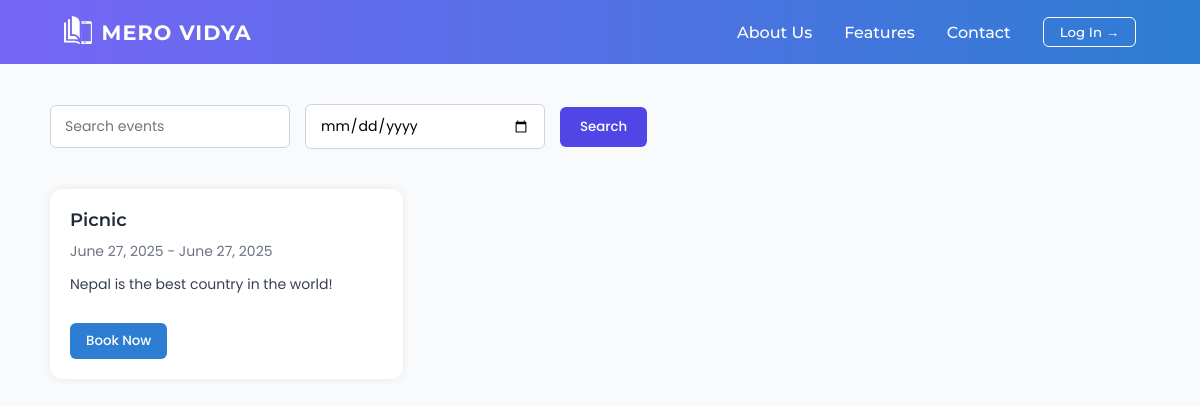
Before: / with the older database file.
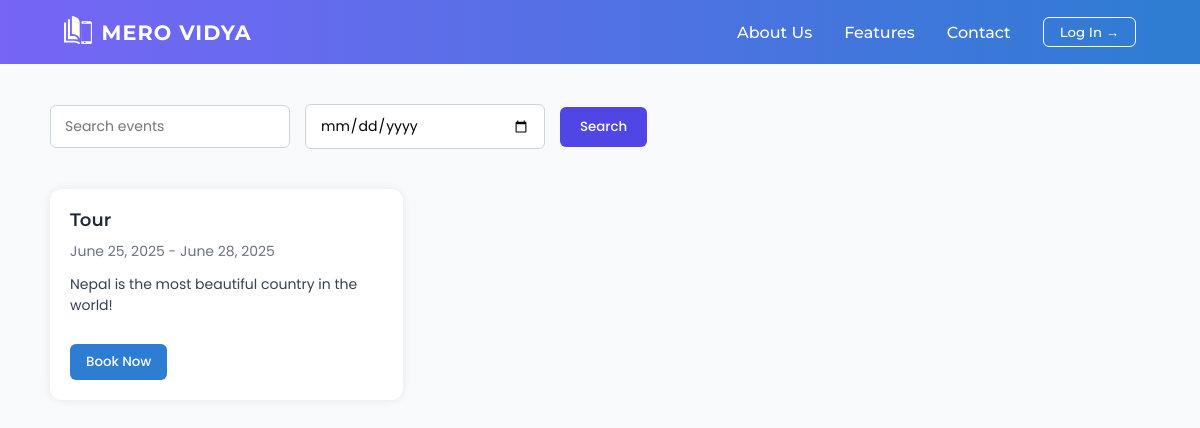
After: the same page with the newer database file.
### Home/models.py (models this page shows, shortened)
class Events(models.Model):
    event = models.CharField(max_length=100, verbose_name="Event Title")
    start_date = models.DateField(default=date.today)
    end_date = models.DateField(default=date.today)
    type = models.CharField(max_length=30,default="Program", verbose_name="Event Type")
    start_time = models.TimeField(null=True, blank=True)
    end_time = models.TimeField(null=True, blank=True)
    venue = models.CharField(max_length=100, default='TBD')
    Money = models.IntegerField(null=True, blank=True)
    for_class = models.CharField(max_length=30, null=True)
    number = models.IntegerField(null=True, blank=True)
    description = models.TextField()

### Home/views.py (the view)
# urls.py: path('', views.index, name = "index"),
def index(request):
    query_name = request.GET.get("event_name")
    query_date = request.GET.get("event_date")
    items = Events.objects.all()
    if query_name:
        items = items.filter(event__icontains = query_name)
    if query_date:
        items = items.filter(date = query_date)
    return render(request, "index.html", {'items':items})

### Template/index.html (shortened to what this page needs)
{% extends "loggedin.html" %}
{% block navbar %}
<a href="https://merovidya.com/about_us/">About Us</a>
<a href="https://merovidya.com/features/">Features</a>
<a href="https://merovidya.com/contact_us/">Contact</a>
{% endblock navbar %}
{% block login %}
<button class="login-btn">
  <a href="/login" style="text-decoration: none; color: white;">Log In</a> <i>&#8594;</i>
</button>
{% endblock login %}
{% block main_container %}
<form method="get" action="{% url 'index' %}" class="search-form">
  <input type="text" name="event_name" placeholder="Search events" value="{{ request.GET.event_name }}">
  <input type="date" name="event_date" value="{{ request.GET.event_date }}">
  <button type="submit">Search</button>
</form>
<div class="card-container">
  {% for item in items %}
  <div class="card" style="position: relative;">
    <div class="card-content">
      <div class="title">{{ item.event }}</div>
      <div class="date">{{ item.start_date }} - {{ item.end_date }}</div>
      <div class="description">{{ item.description }}</div>
       <button class="book-now-btn"
              onclick="openPopup(event, '{{ item.start_time }}', '{{ item.Money|default_if_none:'' }}', '{{ item.venue }}')">
        Book Now
      </button>
    </div>
  </div>
  {% endfor %}
</div>
{% endblock main_container %}

### Template/loggedin.html (shortened to what this page needs)
<!DOCTYPE html>
<html lang="en">
<head>
  <link rel="stylesheet" href="https://cdnjs.cloudflare.com/ajax/libs/font-awesome/4.7.0/css/font-awesome.min.css">
</head>
<body>
  <nav class="navbar">
    <div class="logo-section">
      <a href="/"><img src="static/outlined_logo.svg" alt="Mero Vidya" class="image"></a>
      <span class="logo-text"><a href="/" style="text-decoration: none; color: white;">MERO VIDYA</a></span>
    </div>
    <div class="nav-links">
      {% block navbar %}{% endblock navbar %}
      {% block login %}{% endblock login %}
    </div>
  </nav>
  {% block main_container %}{% endblock main_container %}
</body>
</html>

### Template/loggedin.html (style rules this page uses)
* { margin: 0; padding: 0; box-sizing: border-box; }
body { background-color: #f9fafb; color: #1f2937; font-family: 'Poppins', sans-serif; }
.navbar { display: flex; align-items: center; justify-content: space-between; padding: 1rem 4rem; background: linear-gradient(to right, #7765F6, #2D7DD2); color: white; font-family: 'Montserrat', sans-serif; }
.logo-section { display: flex; align-items: center; gap: 0.6rem; }
.logo-text { font-size: 1.3rem; font-weight: 700; letter-spacing: 1px; }
.nav-links { display: flex; align-items: center; gap: 2rem; font-family: 'Montserrat', sans-serif; }
.nav-links a { color: white; text-decoration: none; font-weight: 500; transition: opacity 0.2s ease-in-out; }
.login-btn { border: 1px solid white; padding: 0.4rem 1rem; border-radius: 6px; font-weight: 600; background: transparent; color: white; cursor: pointer; transition: background 0.2s ease-in-out; font-family: 'Montserrat', sans-serif; }
.login-btn i { font-style: normal; }
.image { height: 35px; width: 35px; }
.image { height: 28px; width: 28px; }
.search-form { display: flex; gap: 15px; align-items: center; margin: 40px 50px 20px 50px; flex-wrap: wrap; }
.search-form input[type="text"], .search-form input[type="date"] { padding: 10px 14px; font-size: 14px; border: 1px solid #cbd5e1; border-radius: 6px; width: 240px; font-family: 'Poppins', sans-serif; background-color: #ffffff; }
.search-form button { padding: 10px 20px; background-color: #4f46e5; color: white; border: none; border-radius: 6px; font-weight: 500; font-family: 'Poppins', sans-serif; cursor: pointer; transition: background 0.3s ease; }
.card-container { display: grid; grid-template-columns: repeat(auto-fill, minmax(280px, 1fr)); gap: 20px; padding: 20px 50px 60px 50px; }
.card { background-color: #ffffff; border-radius: 12px; box-shadow: 0 0 10px rgba(0, 0, 0, 0.08); overflow: hidden; transition: transform 0.2s ease, box-shadow 0.2s ease; }
.card-content { padding: 20px; }
.card .title { font-size: 18px; font-weight: 600; margin-bottom: 10px; color: #1f2937; font-family: 'Montserrat', sans-serif; }
.card .date { font-size: 14px; color: #6b7280; margin-bottom: 12px; font-family: 'Poppins', sans-serif; }
.card .description { font-size: 14px; color: #374151; margin-bottom: 18px; font-family: 'Poppins', sans-serif; }
.card button { padding: 8px 16px; background-color: #2d7dd2; color: white; border: none; border-radius: 6px; font-weight: 500; font-family: 'Poppins', sans-serif; cursor: pointer; transition: background 0.3s ease; }

### Template/index.html (style rules this page uses)
.book-now-btn { background-color: #007bff; color: white; border: none; padding: 8px 12px; cursor: pointer; border-radius: 4px; margin-top: 10px; }

Changed rows visible on the page:
removed Events: event "Picnic", start_date "June 27, 2025", end_date "June 27, 2025", description "Nepal is the best country in the world!"
added Events: event "Tour", start_date "June 25, 2025", end_date "June 28, 2025", description "Nepal is the most beautiful country in the world!"
